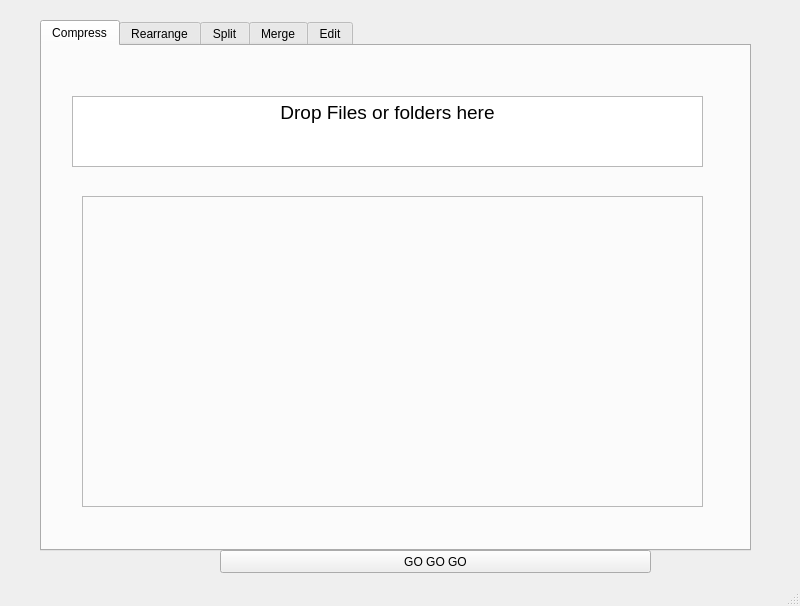
<?xml version="1.0" encoding="UTF-8"?>
<ui version="4.0">
 <class>MainWindow</class>
 <widget class="QMainWindow" name="MainWindow">
  <property name="geometry">
   <rect>
    <x>0</x>
    <y>0</y>
    <width>800</width>
    <height>606</height>
   </rect>
  </property>
  <property name="windowTitle">
   <string>MainWindow</string>
  </property>
  <widget class="QWidget" name="centralwidget">
   <widget class="QTabWidget" name="tab_4">
    <property name="geometry">
     <rect>
      <x>40</x>
      <y>20</y>
      <width>711</width>
      <height>531</height>
     </rect>
    </property>
    <property name="currentIndex">
     <number>0</number>
    </property>
    <widget class="QWidget" name="tab_1">
     <attribute name="title">
      <string>Compress</string>
     </attribute>
     <widget class="QFrame" name="frame_2">
      <property name="geometry">
       <rect>
        <x>40</x>
        <y>150</y>
        <width>621</width>
        <height>311</height>
       </rect>
      </property>
      <property name="frameShape">
       <enum>QFrame::StyledPanel</enum>
      </property>
      <property name="frameShadow">
       <enum>QFrame::Raised</enum>
      </property>
     </widget>
     <widget class="QTextEdit" name="textEdit_2">
      <property name="geometry">
       <rect>
        <x>30</x>
        <y>50</y>
        <width>631</width>
        <height>71</height>
       </rect>
      </property>
      <property name="acceptDrops">
       <bool>false</bool>
      </property>
      <property name="autoFillBackground">
       <bool>true</bool>
      </property>
      <property name="readOnly">
       <bool>true</bool>
      </property>
      <property name="html">
       <string>&lt;!DOCTYPE HTML PUBLIC &quot;-//W3C//DTD HTML 4.0//EN&quot; &quot;http://www.w3.org/TR/REC-html40/strict.dtd&quot;&gt;
&lt;html&gt;&lt;head&gt;&lt;meta name=&quot;qrichtext&quot; content=&quot;1&quot; /&gt;&lt;style type=&quot;text/css&quot;&gt;
p, li { white-space: pre-wrap; }
&lt;/style&gt;&lt;/head&gt;&lt;body style=&quot; font-family:'MS Shell Dlg 2'; font-size:8.25pt; font-weight:400; font-style:normal;&quot;&gt;
&lt;p align=&quot;center&quot; style=&quot; margin-top:0px; margin-bottom:0px; margin-left:0px; margin-right:0px; -qt-block-indent:0; text-indent:0px;&quot;&gt;&lt;span style=&quot; font-size:14pt;&quot;&gt;Drop Files or folders here&lt;/span&gt;&lt;/p&gt;&lt;/body&gt;&lt;/html&gt;</string>
      </property>
     </widget>
    </widget>
    <widget class="QWidget" name="tab_2">
     <attribute name="title">
      <string>Rearrange</string>
     </attribute>
     <widget class="QFrame" name="frame_3">
      <property name="geometry">
       <rect>
        <x>30</x>
        <y>140</y>
        <width>621</width>
        <height>311</height>
       </rect>
      </property>
      <property name="frameShape">
       <enum>QFrame::StyledPanel</enum>
      </property>
      <property name="frameShadow">
       <enum>QFrame::Raised</enum>
      </property>
     </widget>
     <widget class="QTextEdit" name="textEdit_3">
      <property name="geometry">
       <rect>
        <x>20</x>
        <y>40</y>
        <width>631</width>
        <height>71</height>
       </rect>
      </property>
      <property name="acceptDrops">
       <bool>false</bool>
      </property>
      <property name="autoFillBackground">
       <bool>true</bool>
      </property>
      <property name="readOnly">
       <bool>true</bool>
      </property>
      <property name="html">
       <string>&lt;!DOCTYPE HTML PUBLIC &quot;-//W3C//DTD HTML 4.0//EN&quot; &quot;http://www.w3.org/TR/REC-html40/strict.dtd&quot;&gt;
&lt;html&gt;&lt;head&gt;&lt;meta name=&quot;qrichtext&quot; content=&quot;1&quot; /&gt;&lt;style type=&quot;text/css&quot;&gt;
p, li { white-space: pre-wrap; }
&lt;/style&gt;&lt;/head&gt;&lt;body style=&quot; font-family:'MS Shell Dlg 2'; font-size:8.25pt; font-weight:400; font-style:normal;&quot;&gt;
&lt;p align=&quot;center&quot; style=&quot; margin-top:0px; margin-bottom:0px; margin-left:0px; margin-right:0px; -qt-block-indent:0; text-indent:0px;&quot;&gt;&lt;span style=&quot; font-size:14pt;&quot;&gt;Drop Files or folders here&lt;/span&gt;&lt;/p&gt;&lt;/body&gt;&lt;/html&gt;</string>
      </property>
     </widget>
    </widget>
    <widget class="QWidget" name="tab_3">
     <attribute name="title">
      <string>Split</string>
     </attribute>
     <widget class="QFrame" name="frame_4">
      <property name="geometry">
       <rect>
        <x>40</x>
        <y>150</y>
        <width>621</width>
        <height>311</height>
       </rect>
      </property>
      <property name="frameShape">
       <enum>QFrame::StyledPanel</enum>
      </property>
      <property name="frameShadow">
       <enum>QFrame::Raised</enum>
      </property>
     </widget>
     <widget class="QTextEdit" name="textEdit_4">
      <property name="geometry">
       <rect>
        <x>30</x>
        <y>50</y>
        <width>631</width>
        <height>71</height>
       </rect>
      </property>
      <property name="acceptDrops">
       <bool>false</bool>
      </property>
      <property name="autoFillBackground">
       <bool>true</bool>
      </property>
      <property name="readOnly">
       <bool>true</bool>
      </property>
      <property name="html">
       <string>&lt;!DOCTYPE HTML PUBLIC &quot;-//W3C//DTD HTML 4.0//EN&quot; &quot;http://www.w3.org/TR/REC-html40/strict.dtd&quot;&gt;
&lt;html&gt;&lt;head&gt;&lt;meta name=&quot;qrichtext&quot; content=&quot;1&quot; /&gt;&lt;style type=&quot;text/css&quot;&gt;
p, li { white-space: pre-wrap; }
&lt;/style&gt;&lt;/head&gt;&lt;body style=&quot; font-family:'MS Shell Dlg 2'; font-size:8.25pt; font-weight:400; font-style:normal;&quot;&gt;
&lt;p align=&quot;center&quot; style=&quot; margin-top:0px; margin-bottom:0px; margin-left:0px; margin-right:0px; -qt-block-indent:0; text-indent:0px;&quot;&gt;&lt;span style=&quot; font-size:14pt;&quot;&gt;Drop Files or folders here&lt;/span&gt;&lt;/p&gt;&lt;/body&gt;&lt;/html&gt;</string>
      </property>
     </widget>
    </widget>
    <widget class="QWidget" name="tab_4">
     <attribute name="title">
      <string>Merge</string>
     </attribute>
     <widget class="QFrame" name="frame_5">
      <property name="geometry">
       <rect>
        <x>30</x>
        <y>150</y>
        <width>621</width>
        <height>311</height>
       </rect>
      </property>
      <property name="frameShape">
       <enum>QFrame::StyledPanel</enum>
      </property>
      <property name="frameShadow">
       <enum>QFrame::Raised</enum>
      </property>
     </widget>
     <widget class="QTextEdit" name="textEdit_5">
      <property name="geometry">
       <rect>
        <x>20</x>
        <y>50</y>
        <width>631</width>
        <height>71</height>
       </rect>
      </property>
      <property name="acceptDrops">
       <bool>false</bool>
      </property>
      <property name="autoFillBackground">
       <bool>true</bool>
      </property>
      <property name="readOnly">
       <bool>true</bool>
      </property>
      <property name="html">
       <string>&lt;!DOCTYPE HTML PUBLIC &quot;-//W3C//DTD HTML 4.0//EN&quot; &quot;http://www.w3.org/TR/REC-html40/strict.dtd&quot;&gt;
&lt;html&gt;&lt;head&gt;&lt;meta name=&quot;qrichtext&quot; content=&quot;1&quot; /&gt;&lt;style type=&quot;text/css&quot;&gt;
p, li { white-space: pre-wrap; }
&lt;/style&gt;&lt;/head&gt;&lt;body style=&quot; font-family:'MS Shell Dlg 2'; font-size:8.25pt; font-weight:400; font-style:normal;&quot;&gt;
&lt;p align=&quot;center&quot; style=&quot; margin-top:0px; margin-bottom:0px; margin-left:0px; margin-right:0px; -qt-block-indent:0; text-indent:0px;&quot;&gt;&lt;span style=&quot; font-size:14pt;&quot;&gt;Drop Files or folders here&lt;/span&gt;&lt;/p&gt;&lt;/body&gt;&lt;/html&gt;</string>
      </property>
     </widget>
    </widget>
    <widget class="QWidget" name="tab_5">
     <attribute name="title">
      <string>Edit</string>
     </attribute>
     <widget class="QFrame" name="frame">
      <property name="geometry">
       <rect>
        <x>50</x>
        <y>140</y>
        <width>621</width>
        <height>311</height>
       </rect>
      </property>
      <property name="frameShape">
       <enum>QFrame::StyledPanel</enum>
      </property>
      <property name="frameShadow">
       <enum>QFrame::Raised</enum>
      </property>
     </widget>
     <widget class="QTextEdit" name="textEdit">
      <property name="geometry">
       <rect>
        <x>40</x>
        <y>40</y>
        <width>631</width>
        <height>71</height>
       </rect>
      </property>
      <property name="acceptDrops">
       <bool>false</bool>
      </property>
      <property name="autoFillBackground">
       <bool>true</bool>
      </property>
      <property name="readOnly">
       <bool>true</bool>
      </property>
      <property name="html">
       <string>&lt;!DOCTYPE HTML PUBLIC &quot;-//W3C//DTD HTML 4.0//EN&quot; &quot;http://www.w3.org/TR/REC-html40/strict.dtd&quot;&gt;
&lt;html&gt;&lt;head&gt;&lt;meta name=&quot;qrichtext&quot; content=&quot;1&quot; /&gt;&lt;style type=&quot;text/css&quot;&gt;
p, li { white-space: pre-wrap; }
&lt;/style&gt;&lt;/head&gt;&lt;body style=&quot; font-family:'MS Shell Dlg 2'; font-size:8.25pt; font-weight:400; font-style:normal;&quot;&gt;
&lt;p align=&quot;center&quot; style=&quot; margin-top:0px; margin-bottom:0px; margin-left:0px; margin-right:0px; -qt-block-indent:0; text-indent:0px;&quot;&gt;&lt;span style=&quot; font-size:14pt;&quot;&gt;Drop Files or folders here&lt;/span&gt;&lt;/p&gt;&lt;/body&gt;&lt;/html&gt;</string>
      </property>
     </widget>
    </widget>
   </widget>
   <widget class="QPushButton" name="pushButton">
    <property name="geometry">
     <rect>
      <x>220</x>
      <y>550</y>
      <width>431</width>
      <height>23</height>
     </rect>
    </property>
    <property name="text">
     <string>GO GO GO</string>
    </property>
   </widget>
  </widget>
  <widget class="QStatusBar" name="statusbar"/>
 </widget>
 <resources/>
 <connections/>
</ui>
